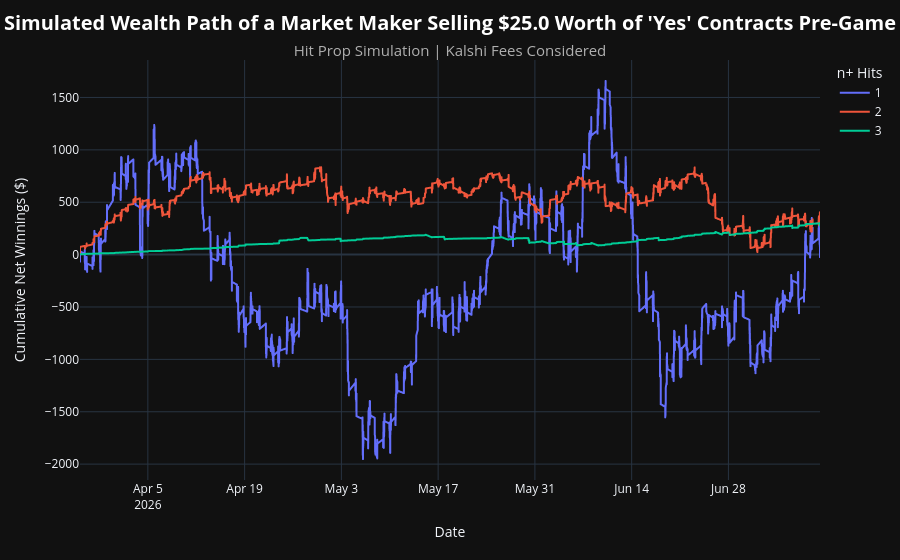

Notebook cell for this chart:
### Code cell
# Simulation: Sell Yes Limit Order
#   - A market maker provides $25 worth of liquidity on every hits prop market
#   - Fill price is naively approximated as the historical dollar-volume-weighted average pre-game price
#   - The wealth path evolves over time, starting at zero

n_hits = set(int(r['hits'][:-1]) for r in results if r['n'] > 500) # More than 500 trades

n_hits_map = dict()
for n in n_hits:
    df = hits_df[hits_df['n_hits'] == n].copy()
    sim_results = simulation(
        df=df,
        side='no',                      # Selling 'yes' is the same as buying 'no'
        liquidity_amt=LIQUIDITY_AMOUNT,
        fee=KALSHI_MAKER_FEE,           # Assume the 'yes' contract is sold by a market maker offering liquidity to a retail taker
        by='dvwa',
        trades=TRADES,                  # Strictly more than x trades occured pre-game
        dollar_volume=DOLLAR_VOLUME     # Strictly more than y dollar volume pre-game
    )
    sim_results['n_hits'] = n 

    w = simulation_statistics(
        df=sim_results,
        group_returns_by='weekly'
    )     
    m = simulation_statistics(
        df=sim_results,
        group_returns_by='monthly'
    )  

    n_hits_map[n] = {
        'simulation_results'       : sim_results,
        'weekly_simulation_stats'  : w,
        'monthly_simulation_stats' : m,
    }

combined_df = pd.concat(
    [v['simulation_results'] for v in n_hits_map.values()],
    ignore_index=True
)

fig = px.line(
    combined_df,
    x='close_time',
    y='cum_net_winnings',
    color='n_hits'        
)

fig.update_layout(
    template='plotly_dark',
    title={
        'text': (
            f"<b>Simulated Wealth Path of a Market Maker Selling ${LIQUIDITY_AMOUNT} Worth of 'Yes' Contracts Pre-Game</b><br>"
            f"<span style='font-size: 15px; color: #b0b0b0;'>Hit Prop Simulation | Kalshi Fees Considered</span>"
        ),
        'font': {'size': 20, 'color': '#ffffff'},
        'x': 0.5,
        'xanchor': 'center'
    },
    xaxis_title='Date',
    yaxis_title='Cumulative Net Winnings ($)',
    hovermode='x unified',
    paper_bgcolor='#111111',
    plot_bgcolor='#111111',
    legend_title_text='n+ Hits'
)

fig.show()

### Figure 1 — Plotly figure (JSON) as saved in the notebook; plotly's stock layout.template omitted (floating-point values rounded to 4 significant figures; data arrays with more than 128 entries replaced by an {"elided": "..."} marker saying what was removed)
{"data": [{"hovertemplate": "n_hits=1<br>close_time=%{x}<br>cum_net_winnings=%{y}<extra></extra>", "legendgroup": "1", "line": {"color": "#636efa", "dash": "solid"}, "marker": {"symbol": "circle"}, "mode": "lines", "name": "1", "showlegend": true, "type": "scattergl", "x": {"elided": "5591 str values"}, "xaxis": "x", "y": {"elided": "5591 float values"}, "yaxis": "y"}, {"hovertemplate": "n_hits=2<br>close_time=%{x}<br>cum_net_winnings=%{y}<extra></extra>", "legendgroup": "2", "line": {"color": "#EF553B", "dash": "solid"}, "marker": {"symbol": "circle"}, "mode": "lines", "name": "2", "showlegend": true, "type": "scattergl", "x": {"elided": "2796 str values"}, "xaxis": "x", "y": {"elided": "2796 float values"}, "yaxis": "y"}, {"hovertemplate": "n_hits=3<br>close_time=%{x}<br>cum_net_winnings=%{y}<extra></extra>", "legendgroup": "3", "line": {"color": "#00cc96", "dash": "solid"}, "marker": {"symbol": "circle"}, "mode": "lines", "name": "3", "showlegend": true, "type": "scattergl", "x": {"elided": "343 str values"}, "xaxis": "x", "y": {"elided": "343 float values"}, "yaxis": "y"}], "layout": {"hovermode": "x unified", "legend": {"title": {"text": "n+ Hits"}, "tracegroupgap": 0}, "margin": {"t": 60}, "paper_bgcolor": "#111111", "plot_bgcolor": "#111111", "title": {"font": {"color": "#ffffff", "size": 20}, "text": "<b>Simulated Wealth Path of a Market Maker Selling $25.0 Worth of 'Yes' Contracts Pre-Game</b><br><span style='font-size: 15px; color: #b0b0b0;'>Hit Prop Simulation | Kalshi Fees Considered</span>", "x": 0.5, "xanchor": "center"}, "xaxis": {"anchor": "y", "domain": [0, 1], "title": {"text": "Date"}}, "yaxis": {"anchor": "x", "domain": [0, 1], "title": {"text": "Cumulative Net Winnings ($)"}}}}
